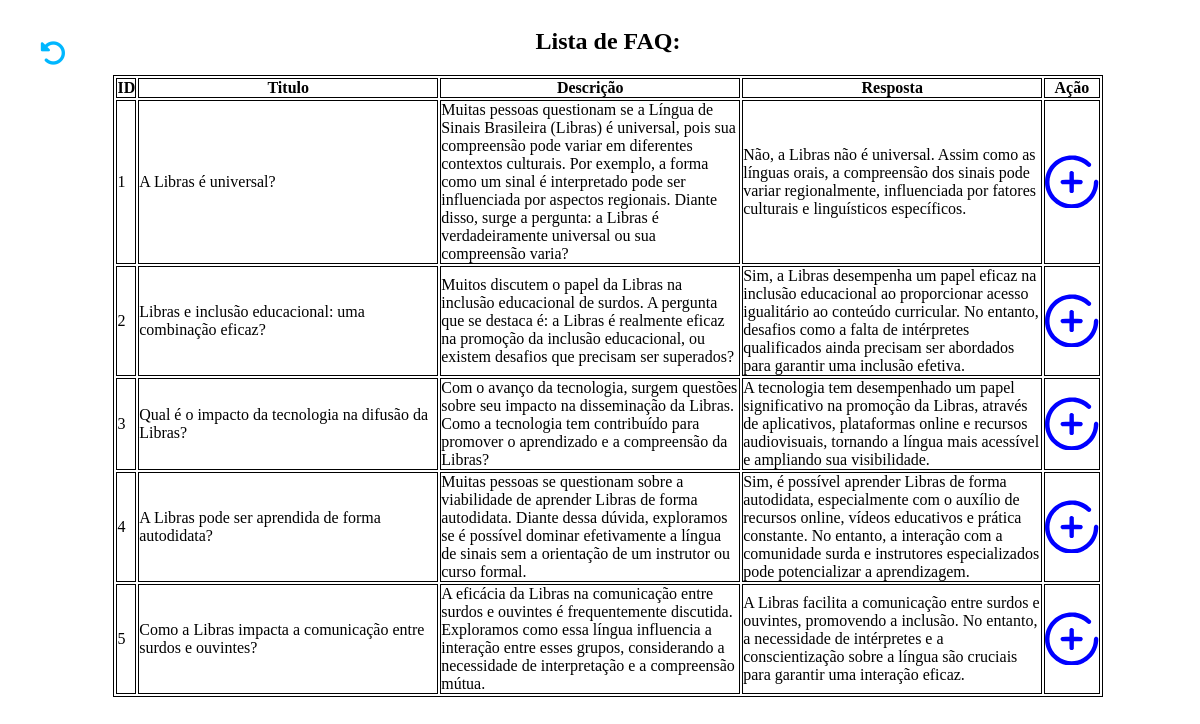
Page /app/pages/faq/listFaq.php on the committed database.
### tables this page shows
CREATE TABLE feedback(
id_feedback INT PRIMARY KEY AUTO_INCREMENT,
titulo TEXT NOT NULL,
descricao TEXT NOT NULL,
data_dia DATE NOT NULL,
resposta TEXT,
id_usuario INT);

### app/actions/faq/visualizarPerguntas.php (called while the page is built, shortened)
<?php
require_once("../../config/conecta.php");
$query = "SELECT * FROM feedback";
$resultado = $mysqli->query($query);
$elementos = [];
while ($row = $resultado->fetch_assoc()) {
    $elementos[] = $row;
}
?>

### app/pages/faq/listFaq.php (the view, shortened to what this page needs)
<?php
require_once("../../actions/faq/visualizarPerguntas.php");
?>
<!DOCTYPE html>
<html lang="pt-br">
<head>
    <link rel="stylesheet" href="https://cdnjs.cloudflare.com/ajax/libs/font-awesome/6.2.1/css/all.min.css"
 />
</head>
<body>
    <main>
        <div class="return">
            <a href="../admin/dashboardAdmin.php"><i class="fa-solid fa-rotate-left"></i></a>
        </div>
        <h2>Lista de FAQ: </h2>
        <table>
            <tr>
                <th>ID</th>
                <th>Titulo</th>
                <th>Descrição</th>
                <th>Resposta</th>
                <th>Ação</th>
            </tr>
            <?php if(isset($elementos)) { foreach($elementos as $pergunta): ?>
            <tr>
                <td><?=$pergunta['id_feedback']?></td>
                <td><?=$pergunta['titulo']?></td>
                <td><?=$pergunta['descricao']?></td>
                <td><?=$pergunta['resposta']?></td>
                <td>
                    <a href='../../pages/faq/respondePergunta.php?id=<?=$pergunta['id_feedback']?>' id='resp'>
                        <button class="btn">
                    </button>
                </a></td>
            </tr>
            <?php endforeach;}?>
        </table>
    </main>
</body>
</html>

### app/pages/faq/listFaq.php (style rules this page uses)
* { padding: 0; border: 0; box-sizing: border-box; }
body { width: 100%; height: auto; }
main { display: flex; flex-direction: column; justify-content: center; align-items: center; width: 100%; height: auto; }
.return { font-size: 20pt; color: #00b7ff; position: fixed; cursor: pointer; top: 40px; left: 40px; }
td { min-height: 30px; max-width: 300px; }
table, th, td { border: 1px solid #000; }
a { text-decoration: none; color: inherit; }
svg { cursor: pointer; background-color: #fff; }

### rows in the picture
feedback: id_feedback "1", titulo "A Libras é universal?", descricao "Muitas pessoas questionam se a Língua de Sinais Brasileira (Libras) é universal, pois sua compreensão pode variar em diferentes contextos culturais. Por exemplo, a forma como um sinal é interpretado pode ser influenciada por aspectos regionais. Diante disso, surge a pergunta: a Libras é verdadeiramente universal ou sua compreensão varia?", resposta "Não, a Libras não é universal. Assim como as línguas orais, a compreensão dos sinais pode variar regionalmente, influenciada por fatores culturais e linguísticos específicos."
feedback: id_feedback "2", titulo "Libras e inclusão educacional: uma combinação eficaz?", descricao "Muitos discutem o papel da Libras na inclusão educacional de surdos. A pergunta que se destaca é: a Libras é realmente eficaz na promoção da inclusão educacional, ou existem desafios que precisam ser superados?", resposta "Sim, a Libras desempenha um papel eficaz na inclusão educacional ao proporcionar acesso igualitário ao conteúdo curricular. No entanto, desafios como a falta de intérpretes qualificados ainda precisam ser abordados para garantir uma inclusão efetiva."
feedback: id_feedback "3", titulo "Qual é o impacto da tecnologia na difusão da Libras?", descricao "Com o avanço da tecnologia, surgem questões sobre seu impacto na disseminação da Libras. Como a tecnologia tem contribuído para promover o aprendizado e a compreensão da Libras?", resposta "A tecnologia tem desempenhado um papel significativo na promoção da Libras, através de aplicativos, plataformas online e recursos audiovisuais, tornando a língua mais acessível e ampliando sua visibilidade."
feedback: id_feedback "4", titulo "A Libras pode ser aprendida de forma autodidata?", descricao "Muitas pessoas se questionam sobre a viabilidade de aprender Libras de forma autodidata. Diante dessa dúvida, exploramos se é possível dominar efetivamente a língua de sinais sem a orientação de um instrutor ou curso formal.", resposta "Sim, é possível aprender Libras de forma autodidata, especialmente com o auxílio de recursos online, vídeos educativos e prática constante. No entanto, a interação com a comunidade surda e instrutores especializados pode potencializar a aprendizagem."
feedback: id_feedback "5", titulo "Como a Libras impacta a comunicação entre surdos e ouvintes?", descricao "A eficácia da Libras na comunicação entre surdos e ouvintes é frequentemente discutida. Exploramos como essa língua influencia a interação entre esses grupos, considerando a necessidade de interpretação e a compreensão mútua.", resposta "A Libras facilita a comunicação entre surdos e ouvintes, promovendo a inclusão. No entanto, a necessidade de intérpretes e a conscientização sobre a língua são cruciais para garantir uma interação eficaz."
